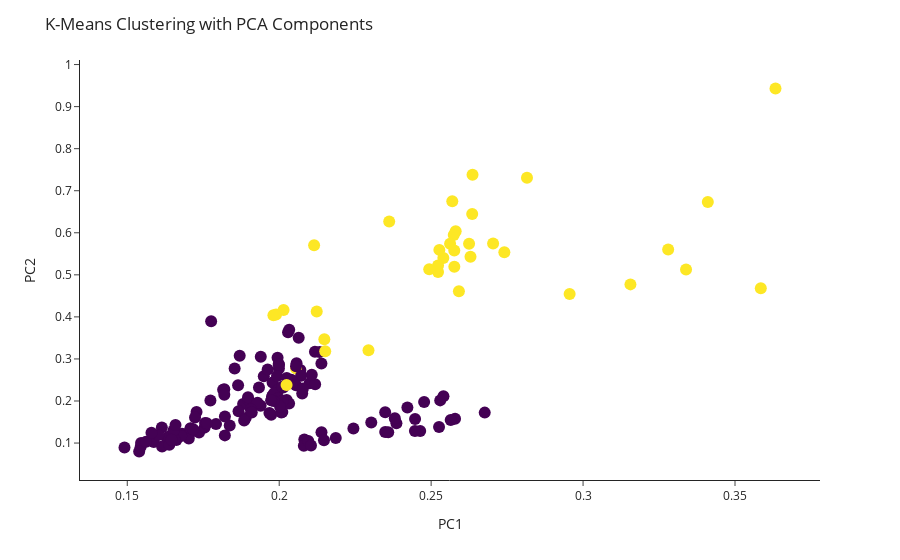

Notebook code for this chart:
### Code cell
import plotly.express as px

# Assuming df_clustered is your DataFrame that includes PCA components and cluster assignments
# Replace 'PC1' and 'PC2' with the names of your principal component columns
# Replace 'Cluster' with the name of your cluster label column
# Replace 'country' with the name of the column you want to show on hover

fig = px.scatter(df_clustered, x='Schizophrenia (%)', y='Eating disorders (%)', color='Cluster', hover_data=['Economy'], template='simple_white')
## Remove the colorbar
fig.update(layout_coloraxis_showscale=False)
# Make the points larger
fig.update_traces(marker=dict(size=12),selector=dict(mode='markers'))
# Update layout if necessary
fig.update_layout(
    title='K-Means Clustering with PCA Components',
    xaxis_title='PC1',
    yaxis_title='PC2',
    legend_title='Cluster'
)

fig.show()

### Figure 1 — Plotly figure (JSON) as saved in the notebook; plotly's stock layout.template omitted (floating-point values rounded to 4 significant figures; data arrays with more than 128 entries replaced by an {"elided": "..."} marker saying what was removed)
{"data": [{"customdata": {"elided": "166x1 str values"}, "hovertemplate": "Schizophrenia (%)=%{x}<br>Eating disorders (%)=%{y}<br>Economy=%{customdata[0]}<br>Cluster=%{marker.color}<extra></extra>", "legendgroup": "", "marker": {"color": {"elided": "166 int values"}, "coloraxis": "coloraxis", "size": 12, "symbol": "circle"}, "mode": "markers", "name": "", "orientation": "v", "showlegend": false, "type": "scatter", "x": {"elided": "166 float values"}, "xaxis": "x", "y": {"elided": "166 float values"}, "yaxis": "y"}], "layout": {"coloraxis": {"colorbar": {"title": {"text": "Cluster"}}, "colorscale": [[0, "#440154"], [0.1111, "#482878"], [0.2222, "#3e4989"], [0.3333, "#31688e"], [0.4444, "#26828e"], [0.5556, "#1f9e89"], [0.6667, "#35b779"], [0.7778, "#6ece58"], [0.8889, "#b5de2b"], [1, "#fde725"]], "showscale": false}, "legend": {"title": {"text": "Cluster"}, "tracegroupgap": 0}, "margin": {"t": 60}, "title": {"text": "K-Means Clustering with PCA Components"}, "xaxis": {"anchor": "y", "domain": [0, 1], "title": {"text": "PC1"}}, "yaxis": {"anchor": "x", "domain": [0, 1], "title": {"text": "PC2"}}}}
